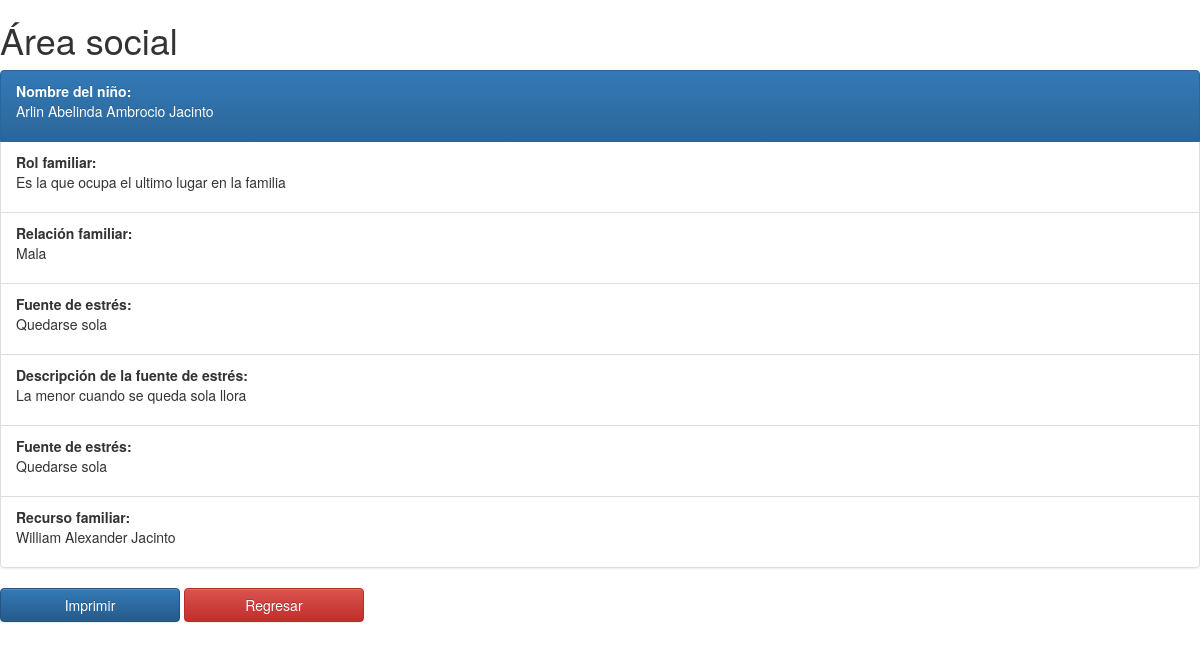
The app's page /2/social with its own data.
### nino/models.py (models this page shows, shortened)
class Area_Social(models.Model):
    nino=models.ForeignKey(NNA,on_delete=models.PROTECT)
    rol_familiar=models.TextField(null=True,blank=True,verbose_name="Rol familiar")
    relacion_familiar=models.ForeignKey(Relacion_Familia,on_delete=models.PROTECT)
    fuente_estres=models.ForeignKey(Fuente_Estre,on_delete=models.PROTECT)
    descripcion=models.TextField(verbose_name="Descripción de la fuente de estrés",blank=True,null=True)
    visitas_autorizadas=models.BooleanField(verbose_name="Visitas Autorizadas")
    recurso_familiar=models.CharField(max_length=60,null=True,blank=True,verbose_name="Recurso familiar")
    class Meta:
        verbose_name = 'Area_Social'
        verbose_name_plural = 'Area_Socials'

class NNA(models.Model):
    SEXO=[
        ("M","Masculino"),
        ("F","Femenino"),
    ]
    EDUCACION=[
        ("Pr","Pre-Primario"),
        ("P","Primario"),
        ("Ba","Básico"),
        ("D","Diversificado"),
        ("Na","Ninguno"),
    ]
    JUZGADO=[
         ("Ay","Ayutla"),
         ("Sm","San Marcos"),
         ("Ca","Catarina"),
         ("Cm","Comitancillo"),
         ("Ct","Concepción Tutuapa"),
         ("Eq","El Quetzal"),
         ("Et","El Tumbador"),
         ("Ep","Esquipulas Palo Gordo"),
         ("Ix","Ixchiguan"),
         ("Lb","La Blanca"),
         ("Lr","La Reforma"),
         ("M","Malacatán"),
         ("Np","Nuevo Progreso"),
         ("O","Ocós"),
         ("P","Pajapita"),
         ("R","Río Blanco"),
         ("Sac","San Antornio Sac."),
         ("Scc","San Cristóbal Cucho"),
         ("Sr","San José el Rodeo"),
         ("So","San José Ojetenam"),
         ("Sl","San Lorenzo"),
         ("Sx","San Miguel Ixtahuacán"),
         ("Sjr","San José el Rodeo"),
         ("Sp","San Pablo"),
         ("Spc","San Pedro Sac."),
         ("Srp","San Rafael pie de la Cuesta"),
         ("S","Sibinal"),
         ("Si","Sipacapa"),
         ("T","Tacaná"),
         ("Tj","Tajumulco"),
         ("Tja","Tejutla"),
    ]
    OFICIAL=[
        ("fr","1ro"),
        ("sd","2do"),
        ("tr","3ro"),
        ("fr","4to"),
        ("N","Ninguno"),
    ]
    fecha_evaluacion = models.DateField(verbose_name="Fecha de evaluación Biopsicosocial")
    nombre_nino = models.CharField(max_length=60,verbose_name="Nombres del niño")
    apellido_nino = models.CharField(max_length=60,verbose_name="Apellidos del niño")
    no_expediente=models.IntegerField(verbose_name="Número de expediente")
    juzgado_refiere=models.CharField(max_length=4,choices=JUZGADO,blank=True,null=True,verbose_name="Juzgado que refiere al niño")
    oficial=models.CharField(max_length=4,choices=OFICIAL,verbose_name="Oficial",blank=True,default=True)
    image = models.ImageField(upload_to="doc",verbose_name="Fotografía del niño")
    cui = models.CharField(max_length=60,blank=True,null=True,verbose_name="CUI")
    certificado_nacimiento=models.FileField(upload_to="doc",verbose_name="Certificado de nacimiento (Archivo .pdf)")
    sexo = models.CharField(max_length=3,choices=SEXO,verbose_name="Sexo")
    grado_educativo=models.CharField(max_length=30,choices=EDUCACION,null=True,blank=True,verbose_name="Nivel educativo")
    fecha_nacimiento = models.DateField(verbose_name="Fecha de nacimiento")
    lugar_nacimiento = models.CharField(max_length=60,verbose_name="Lugar de nacimiento")
    lugar_residencia = models.CharField(max_length=60,verbose_name="Lugar de residencia")
    motivo_ingreso=models.ForeignKey(Motivo_Ingreso,on_delete=models.PROTECT)
    descripcion_motivo=models.TextField(verbose_name="Descripción del motivo de ingreso")
    ocupacion = models.CharField(max_length=60,null=True,blank=True,verbose_name="Ocupación")
    religion = models.CharField(max_length=30,null=True,blank=True,verbose_name="Religión")
    idioma=models.ForeignKey(Idioma,on_delete=models.PROTECT)
    etnia=models.ForeignKey(Etnia,on_delete=models.PROTECT)
    nombre_madre = models.CharField(max_length=100,verbose_name="Nombre completo de la madre")
    nombre_padre = models.CharField(max_length=100,verbose_name="Nombre completo del padre")
    fecha_ingreso = models.DateField(verbose_name="Fecha de ingreso a CANICA")
    orden_ingreso=models.FileField(upload_to="doc",verbose_name="Orden de ingreso (Archivo .pdf)",)
    estado=models.BooleanField(default=True,verbose_name="Estado")
    class Meta:
        verbose_name = 'NNA'
        verbose_name_plural = 'NNAs'
    def __str__(self):
        return self.nombre_nino+" "+self.apellido_nino

class Relacion_Familia(models.Model):
    tipo_relacion = models.CharField(max_length=60,verbose_name="Tipo de relación familiar")
    class Meta:
        verbose_name = 'Relacion_Familia'
        verbose_name_plural = 'Relacion_Familias'
    def __str__(self):
        return self.tipo_relacion

class Fuente_Estre(models.Model):
    nombre_fuente = models.CharField(max_length=60,verbose_name="Fuente de estrés")
    estado=models.BooleanField(default=True,verbose_name="Estado")
    class Meta:
        verbose_name = 'Fuente_Estre'
        verbose_name_plural = 'Fuente_Estres'
    def __str__(self):
        return self.nombre_fuente

### nino/views.py (the view)
# urls.py: path("<int:pk>/social", views.Area_SocialDetailView.as_view(), name="detail_social"),
class Area_SocialDetailView(generic.DetailView):
    model = Area_Social
    template_name = "detail_social.html"

### nino/templates/detail_social.html (shortened to what this page needs)
<!DOCTYPE html>
<html lang="en">
<head>
    <link rel="stylesheet" href="//maxcdn.bootstrapcdn.com/bootstrap/3.2.0/css/bootstrap.min.css">
    <link rel="stylesheet" href="//maxcdn.bootstrapcdn.com/bootstrap/3.2.0/css/bootstrap-theme.min.css">
    {% load static  %}
</head>
<body>
    <h1>Área social</h1>
    <ul class="list-group">
        <li class="list-group-item active"><strong>Nombre del niño:</strong><p>{{area_social.nino}}</p> </li>
        <li class="list-group-item"><strong>Rol familiar:</strong><p>{{area_social.rol_familiar}}</p></li>
        <li class="list-group-item"><strong>Relación familiar:</strong><p>{{area_social.relacion_familiar}}</p></li>
        <li class="list-group-item"><strong>Fuente de estrés:</strong><p>{{area_social.fuente_estres}}</p></li>
        <li class="list-group-item"><strong>Descripción de la fuente de estrés:</strong><p>{{area_social.descripcion}}</p></li>
        <li class="list-group-item"><strong>Fuente de estrés:</strong><p>{{area_social.fuente_estres}}</p></li>
        <li class="list-group-item"><strong>Recurso familiar:</strong><p>{{area_social.recurso_familiar}}</p></li>
      </ul>
      <button class="btn btn-primary hidden-print float-right" style="width: 15%;" onclick="myFunction()">Imprimir</button>
      <a href="/a_social" style="width:15%;" class="btn btn-danger hidden-print float-right">Regresar</a>
</body>
</html>

### records on screen
Area_Social: nino "Arlin Abelinda Ambrocio Jacinto", rol_familiar "Es la que ocupa el ultimo lugar en la familia", relacion_familiar "Mala", fuente_estres "Quedarse sola", descripcion "La menor cuando se queda sola llora", recurso_familiar "William Alexander Jacinto"
